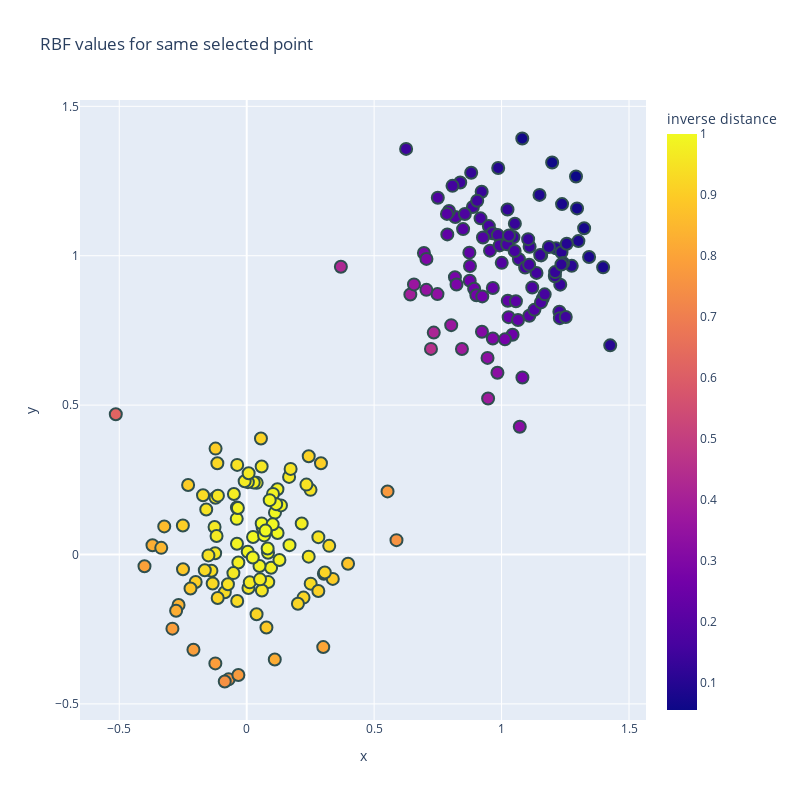

The code cell stored with this chart in its notebook:
### Code cell
fig = px.scatter(df, x="x", y="y", color="inverse distance", width=800, height=800, title="RBF values for same selected point")
fig. update_coloraxes(showscale=True)
fig.update_traces(marker=dict(size=12,

                              line=dict(width=2,
                                        color='DarkSlateGrey')),
                  selector=dict(mode='markers'))
fig.show()

### Figure 1 — Plotly figure (JSON) as saved in the notebook; plotly's stock layout.template omitted (floating-point values rounded to 4 significant figures; data arrays with more than 128 entries replaced by an {"elided": "..."} marker saying what was removed)
{"data": [{"hovertemplate": "x=%{x}<br>y=%{y}<br>inverse distance=%{marker.color}<extra></extra>", "legendgroup": "", "marker": {"color": {"elided": "200 float values"}, "coloraxis": "coloraxis", "line": {"color": "DarkSlateGrey", "width": 2}, "size": 12, "symbol": "circle"}, "mode": "markers", "name": "", "orientation": "v", "showlegend": false, "type": "scatter", "x": {"elided": "200 float values"}, "xaxis": "x", "y": {"elided": "200 float values"}, "yaxis": "y"}], "layout": {"coloraxis": {"colorbar": {"title": {"text": "inverse distance"}}, "colorscale": [[0, "#0d0887"], [0.1111, "#46039f"], [0.2222, "#7201a8"], [0.3333, "#9c179e"], [0.4444, "#bd3786"], [0.5556, "#d8576b"], [0.6667, "#ed7953"], [0.7778, "#fb9f3a"], [0.8889, "#fdca26"], [1, "#f0f921"]], "showscale": true}, "height": 800, "legend": {"tracegroupgap": 0}, "title": {"text": "RBF values for same selected point"}, "width": 800, "xaxis": {"anchor": "y", "domain": [0, 1], "title": {"text": "x"}}, "yaxis": {"anchor": "x", "domain": [0, 1], "title": {"text": "y"}}}}
